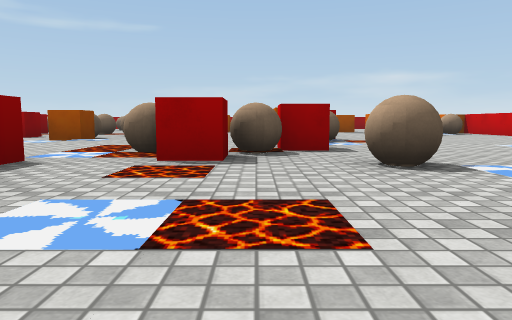
view 1 (above)

24 first-person views from a walk through a scene from a Unity 3-D project. The camera is 0.59 m above the floor, tilts 6° down and sees 70° across. The floor is counted in squares, 2 m on a side. Each view is taken from the middle of a square. On the plan, view 1 faces up. The plan holds only what a view shows up to about 9 squares ahead; the rest is blank. The player is left out. Some animated figures are left out. Some surface patterns are stand-ins.

view 2
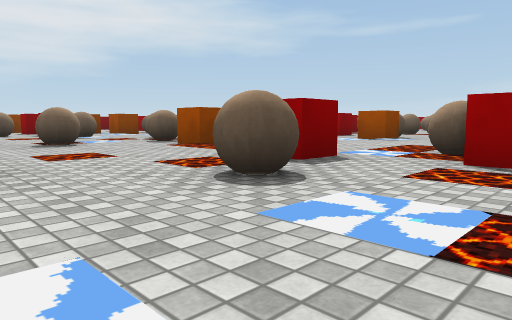

view 3
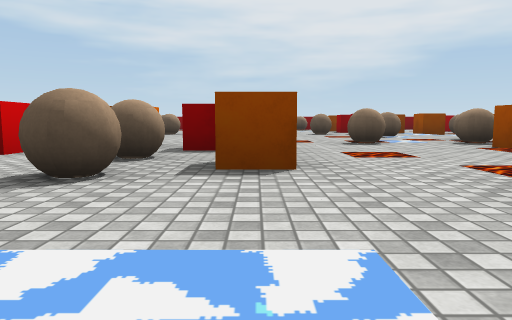

view 4
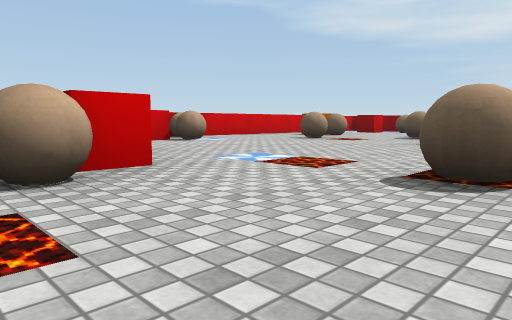

view 5
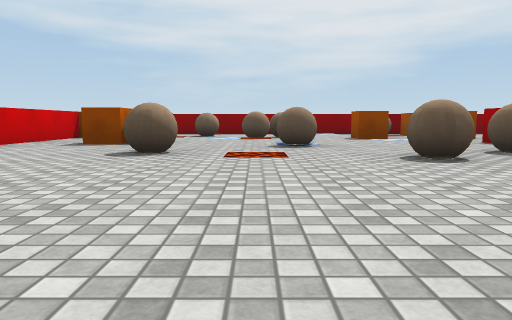

view 6
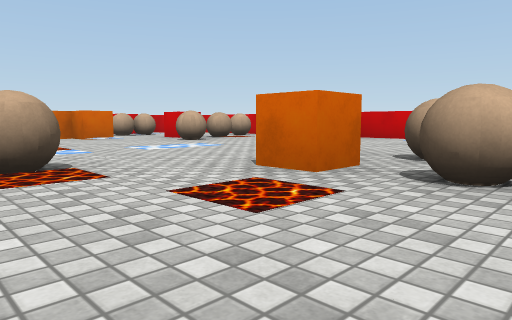

view 7
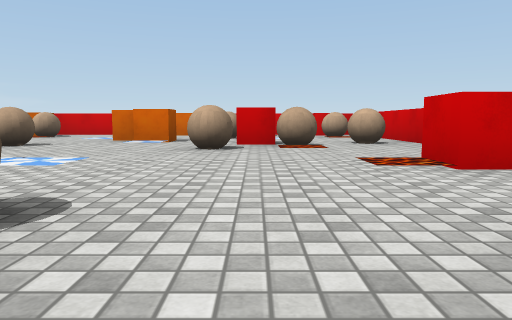

view 8
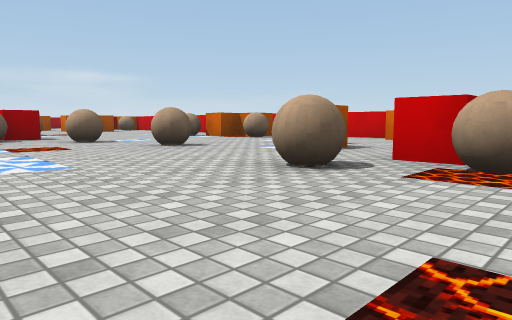

view 9
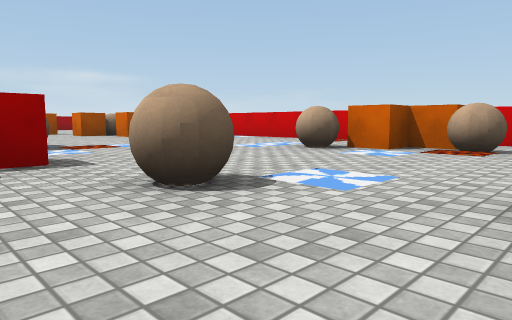

view 10
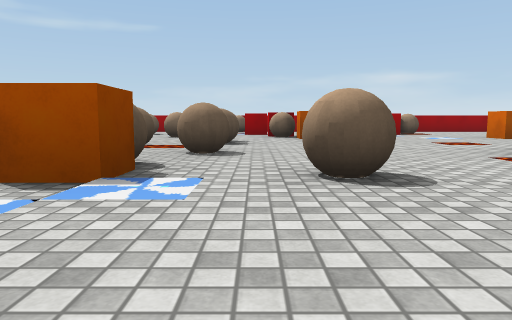

view 11
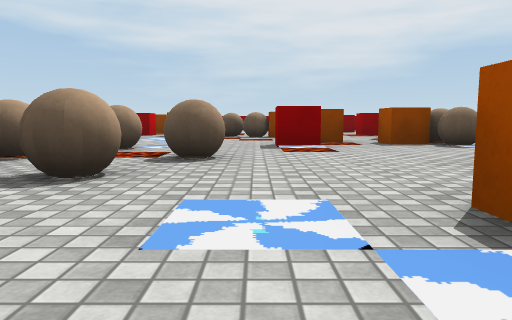

view 12
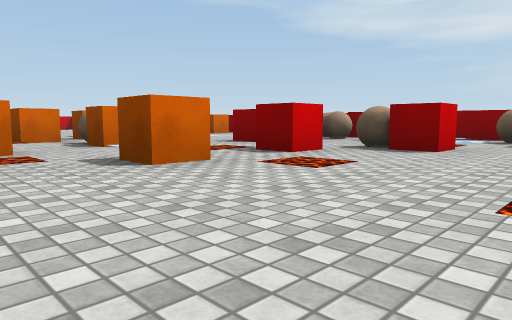

view 13
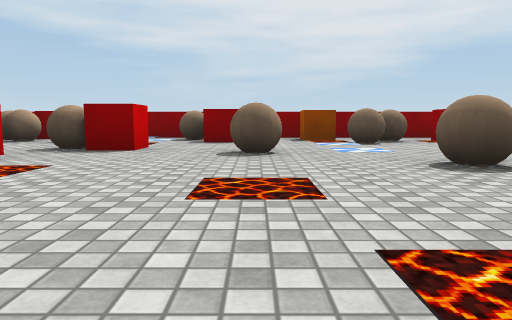

view 14
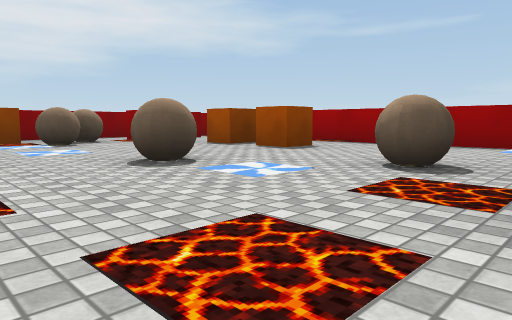

view 15
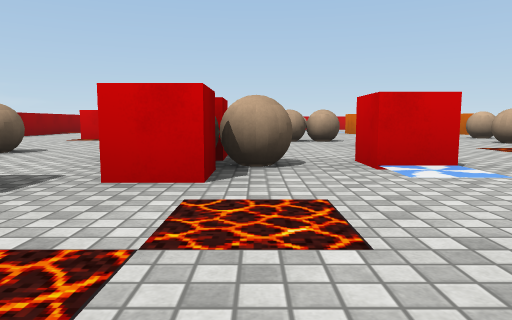

view 16
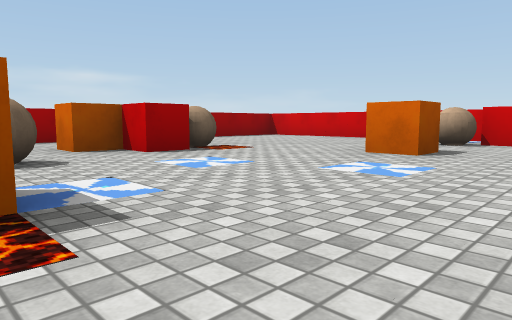

view 17
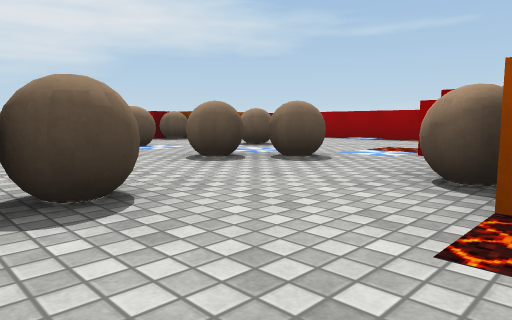

view 18
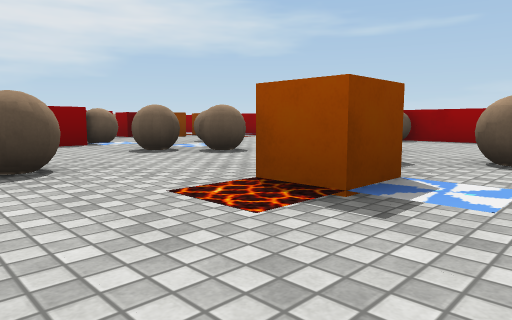

view 19
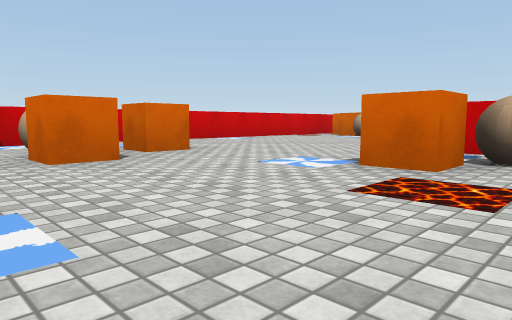

view 20
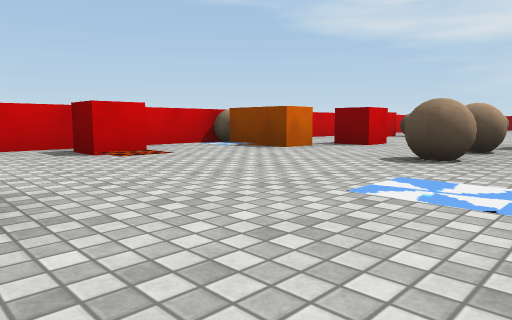

view 21
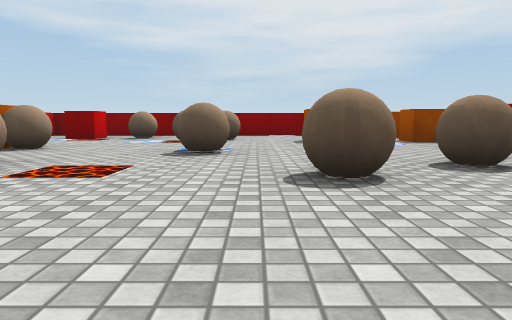

view 22
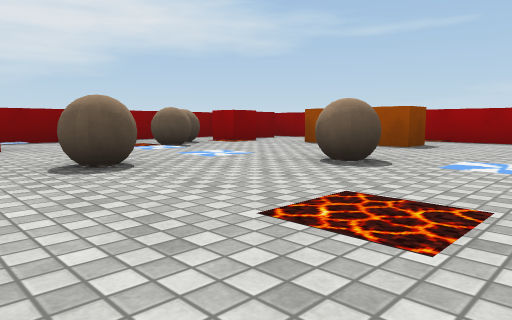

view 23
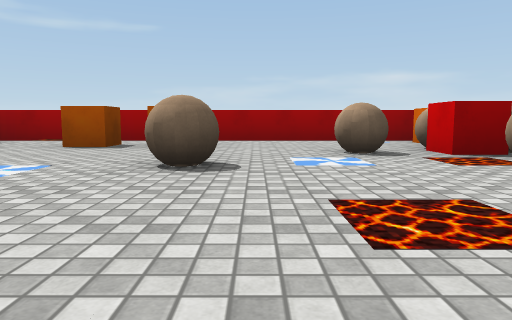

view 24
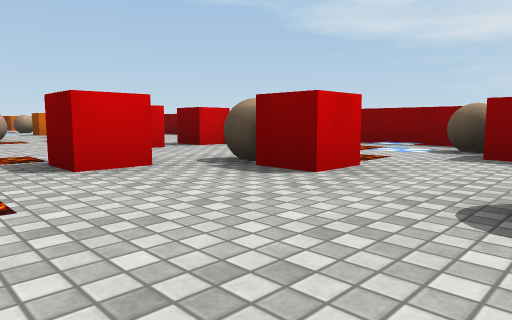

### Floor plan
Key: @ floor where view 1 was taken; # wall or solid block; x gap in a wall; . main floor; : floor 0.05 m higher than the main floor; O other object.
Columns run from 14 left of view 1 to 6 right of it. Each row starts with its distance up from view 1.
 15 ################  ###
 14 ##......#...O... ...#
 13 ##xx#..OO......#....#
 12 #.O...O##.OO#.O.O...#
 11 ##O..O.O.O.O.O......#
 10 #...O...##...#.:..O#
  9 #O#.....:#.OO....#O#
  8 #..##..O...O.....#x##
  7 #O.....#O.#OO.O#....#
  6 #O##.:.#...#.O.#....#
  5 # ...#.....:...#:...#
  4 #...O#.::OO...##.:..#
  3 #...O...OO#..O#..O#.#
  2 ##.##.#O.:..#..O..O.#
  1 #O.#.O...O...O..O...#
  0 #.....O..:O.#.@..#..#
 -1 #.OO.O....#OO......##
 -2 #.O.O.O........O#OO#
 -3 #.#.#...O......O...
 -4 #.#....O#.:.O...O.O#
 -5   ##### ##  ########

Positions as (right, up) in squares from view 1, and headings:
1: (0, 0), facing up
2: (0, 0), facing up-left
3: (0, 0), facing left
4: (-3, 2), facing down-left
5: (-5, -1), facing left
6: (-4, 2), facing down-right
7: (-3, -2), facing right
8: (-1, -3), facing up-right
9: (0, 1), facing up-right
10: (-2, 4), facing up
11: (-2, 5), facing left
12: (-7, 10), facing down-left
13: (-7, 10), facing left
14: (-7, 10), facing up-left
15: (-8, 10), facing right
16: (-1, 9), facing up-right
17: (-1, 9), facing up-left
18: (0, 9), facing up-left
19: (0, 10), facing down-right
20: (1, 0), facing down-left
21: (-6, 0), facing left
22: (-8, 9), facing up-left
23: (-9, 9), facing up
24: (-9, 10), facing down-left
